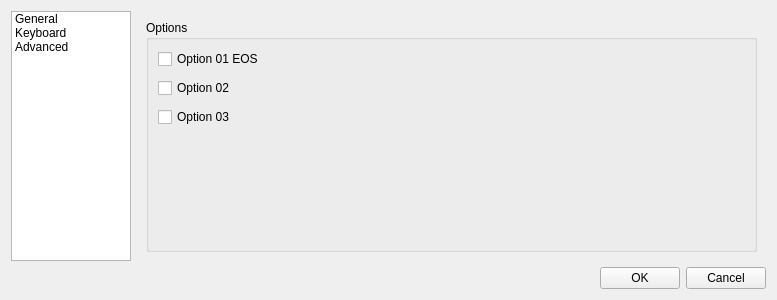
<?xml version="1.0" encoding="UTF-8"?>
<ui version="4.0">
 <class>Preferences</class>
 <widget class="QWidget" name="Preferences">
  <property name="geometry">
   <rect>
    <x>0</x>
    <y>0</y>
    <width>777</width>
    <height>300</height>
   </rect>
  </property>
  <property name="windowTitle">
   <string>Form</string>
  </property>
  <layout class="QVBoxLayout" name="verticalLayout">
   <item>
    <layout class="QHBoxLayout" name="horizontalLayout_3">
     <item>
      <widget class="QListWidget" name="listWidget">
       <property name="maximumSize">
        <size>
         <width>120</width>
         <height>16777215</height>
        </size>
       </property>
       <item>
        <property name="text">
         <string>General</string>
        </property>
       </item>
       <item>
        <property name="text">
         <string>Keyboard</string>
        </property>
       </item>
       <item>
        <property name="text">
         <string>Advanced</string>
        </property>
       </item>
      </widget>
     </item>
     <item>
      <widget class="QStackedWidget" name="stackedWidget">
       <property name="currentIndex">
        <number>0</number>
       </property>
       <widget class="QWidget" name="generalPage">
        <layout class="QVBoxLayout" name="verticalLayout_7">
         <item>
          <widget class="QGroupBox" name="verticalGroupBox_2">
           <property name="title">
            <string>Options</string>
           </property>
           <layout class="QVBoxLayout" name="verticalLayout_8">
            <property name="spacing">
             <number>9</number>
            </property>
            <property name="leftMargin">
             <number>9</number>
            </property>
            <property name="topMargin">
             <number>9</number>
            </property>
            <property name="rightMargin">
             <number>9</number>
            </property>
            <item>
             <widget class="QCheckBox" name="checkBoxA">
              <property name="text">
               <string>Option 01 EOS</string>
              </property>
             </widget>
            </item>
            <item>
             <widget class="QCheckBox" name="checkBoxB">
              <property name="text">
               <string>Option 02</string>
              </property>
             </widget>
            </item>
            <item>
             <widget class="QCheckBox" name="checkBoxC">
              <property name="text">
               <string>Option 03</string>
              </property>
             </widget>
            </item>
            <item>
             <spacer name="verticalSpacer">
              <property name="orientation">
               <enum>Qt::Vertical</enum>
              </property>
              <property name="sizeHint" stdset="0">
               <size>
                <width>20</width>
                <height>40</height>
               </size>
              </property>
             </spacer>
            </item>
           </layout>
          </widget>
         </item>
        </layout>
       </widget>
       <widget class="QWidget" name="keyboardPage">
        <layout class="QVBoxLayout" name="verticalLayout_6">
         <item>
          <widget class="QLabel" name="label_2">
           <property name="text">
            <string>Keyboard</string>
           </property>
          </widget>
         </item>
         <item>
          <spacer name="verticalSpacer_3">
           <property name="orientation">
            <enum>Qt::Vertical</enum>
           </property>
           <property name="sizeHint" stdset="0">
            <size>
             <width>20</width>
             <height>40</height>
            </size>
           </property>
          </spacer>
         </item>
        </layout>
       </widget>
       <widget class="QWidget" name="advancedPage">
        <layout class="QVBoxLayout" name="verticalLayout_10">
         <item>
          <widget class="QLabel" name="label">
           <property name="text">
            <string>Advanced</string>
           </property>
          </widget>
         </item>
         <item>
          <spacer name="verticalSpacer_2">
           <property name="orientation">
            <enum>Qt::Vertical</enum>
           </property>
           <property name="sizeHint" stdset="0">
            <size>
             <width>20</width>
             <height>40</height>
            </size>
           </property>
          </spacer>
         </item>
        </layout>
       </widget>
      </widget>
     </item>
    </layout>
   </item>
   <item>
    <layout class="QHBoxLayout" name="horizontalLayout">
     <item>
      <spacer name="horizontalSpacer">
       <property name="orientation">
        <enum>Qt::Horizontal</enum>
       </property>
       <property name="sizeHint" stdset="0">
        <size>
         <width>40</width>
         <height>20</height>
        </size>
       </property>
      </spacer>
     </item>
     <item>
      <widget class="QPushButton" name="okButton">
       <property name="text">
        <string>OK</string>
       </property>
      </widget>
     </item>
     <item>
      <widget class="QPushButton" name="cancelButton">
       <property name="text">
        <string>Cancel</string>
       </property>
      </widget>
     </item>
    </layout>
   </item>
  </layout>
 </widget>
 <resources/>
 <connections>
  <connection>
   <sender>listWidget</sender>
   <signal>currentRowChanged(int)</signal>
   <receiver>stackedWidget</receiver>
   <slot>setCurrentIndex(int)</slot>
   <hints>
    <hint type="sourcelabel">
     <x>69</x>
     <y>134</y>
    </hint>
    <hint type="destinationlabel">
     <x>451</x>
     <y>134</y>
    </hint>
   </hints>
  </connection>
 </connections>
</ui>
